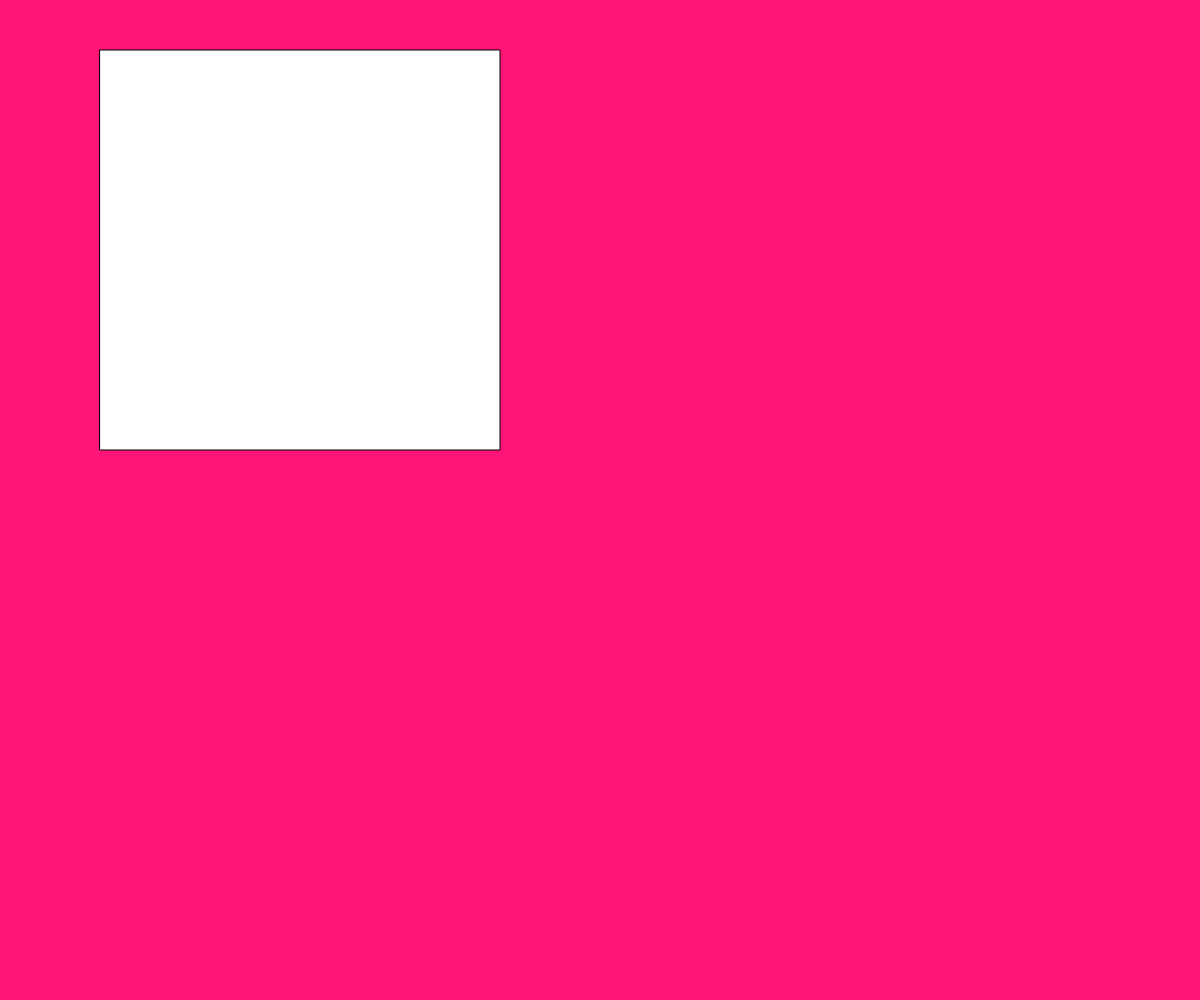
Frame 1 (no input)
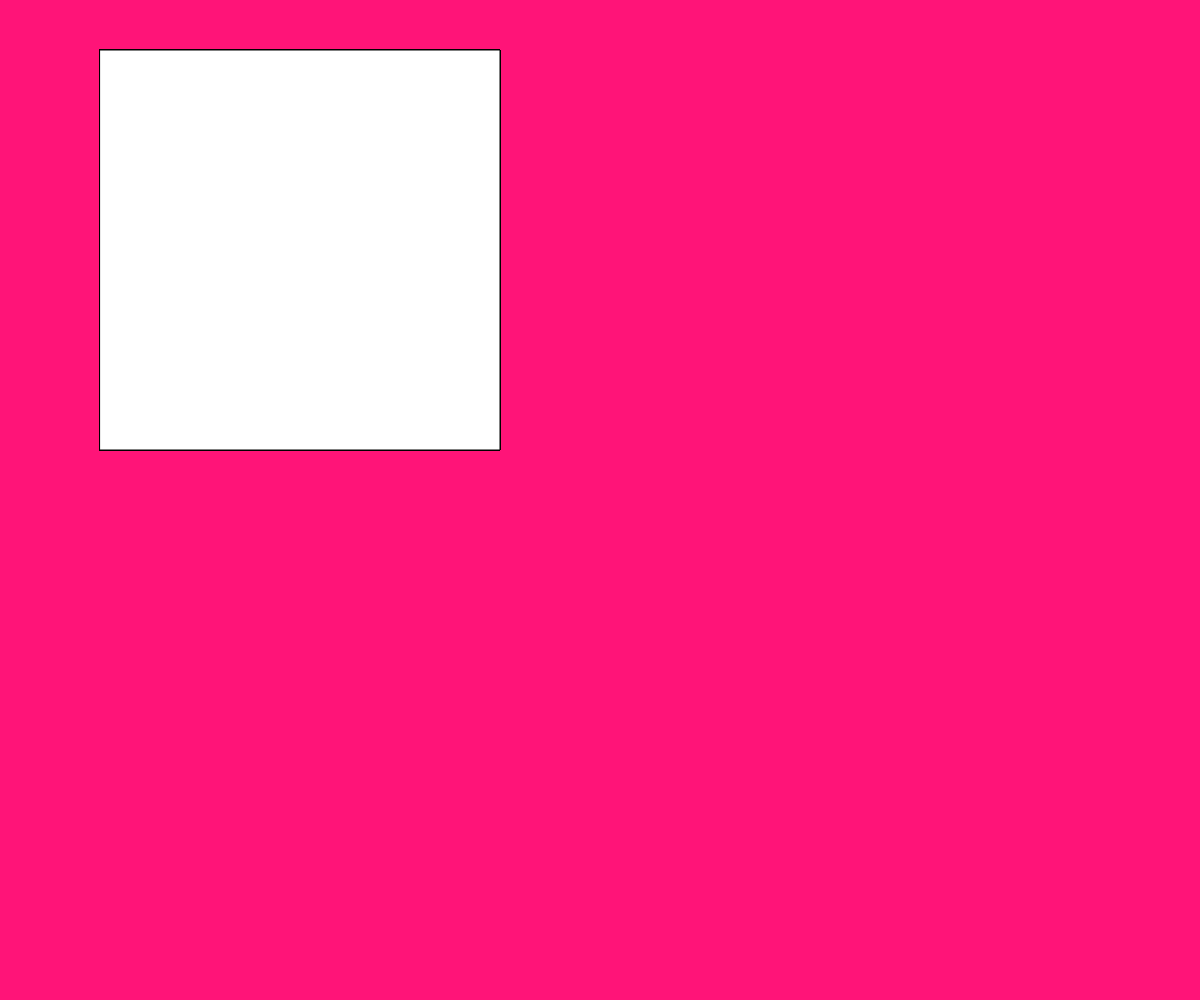
Frame 60 (no input)
Frame 120 (the mouse pressed at the canvas centre since frame 60): identical to frame 60, image omitted

The p5.js sketch that drew these frames (run headless with seeded random() and noise() and a simulated clock; from frame 60 on, the mouse is pressed at the canvas centre):

// p5.js sketch
// ── sketch.js
// TODO: use map() to change shape's size

function setup() {
  createCanvas(windowWidth, windowHeight);
  background(255, 20, 120);

}

function draw() {
  let rx=100;
  let ry=50;
  let rw=400;
  let rh=400;
  let rightDelay=200;
  let betweenRect=(mouseX>rx)&&(mouseX<rx+rh)
  rect(rx,ry,rw,rh);

  let cx=200;
  let cy=500;
  let cr=150;

  let disMouse=dist(mouseX,mouseY,cx,cy);

  push();
  if(disMouse<cr)
  {
    fill("deeppink")
  }
  if (disMouse>cr) {
    fill(255);
    
  }
}
